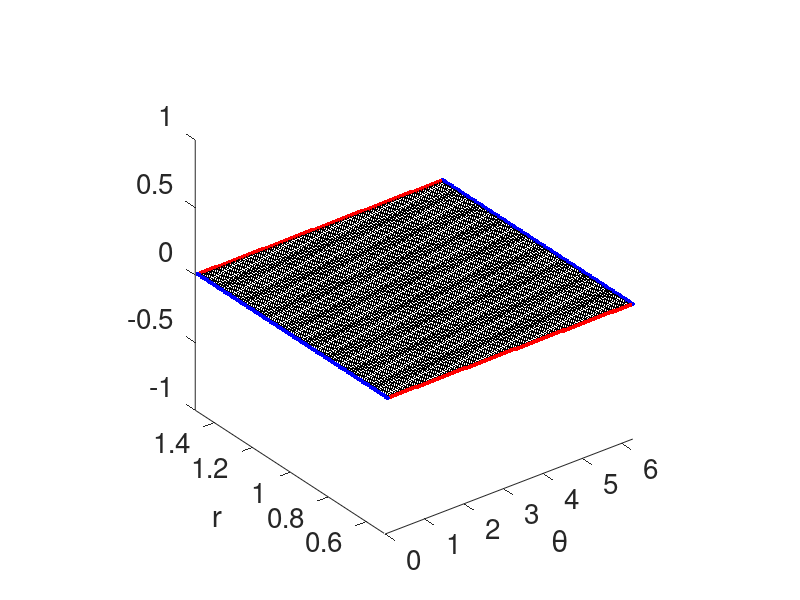

Source code (MATLAB): (Note: this script raises an error after producing the figure.)
clear

m = 100;

theta = (1:m) * 2 * pi / m;
d_theta = diff(theta);
d_theta = d_theta(1);

inner_r = 0.5;
outer_r = 1.5 ;

r = linspace(outer_r, inner_r, m);
dr = diff(r);
dr = abs(dr(1));

theta_all = repmat(theta, m, 1);
theta_all = reshape(theta_all, m^2, 1);

r_all = diag(r);
r_all = repmat(r_all, m, m);
r_all = diag(r_all);

z = zeros(size(r_all));

figure
plot3(theta_all, r_all, z, 'k.', 'MarkerSize', 5)
xlabel('\theta')
ylabel('r')

top = find(r_all == outer_r);
hold on
plot3(theta_all(top), r_all(top), z(top), 'r.', 'MarkerSize', 10)

bottom = find(r_all == inner_r);
hold on
plot3(theta_all(bottom), r_all(bottom), z(bottom), 'r.', 'MarkerSize', 10)

left_jump = find(theta_all == theta(1));
hold on
plot3(theta_all(left_jump), r_all(left_jump), z(left_jump), 'b.', 'MarkerSize', 10)

right_jump = find(theta_all == theta(end));
hold on
plot3(theta_all(right_jump), r_all(right_jump), z(right_jump), 'b.', 'MarkerSize', 10)
set(gca, 'FontSize', 20)
axis square
axis([0 2*pi 0.5 1.5 -1 1])

w = 1.99;
k = 1;
sigma = 0.2;

N = length(r_all);
extra = length(top);
L_dagger = NaN(N+2*extra, N);

b = -ones(N+2*extra, 1);
b(N+1:end) = 0;
% T_bar = 20.739357674673091; % from sims
T_bar = 20.929154018932547; % from flux

counter = 1;

for i = 1:N
    temp = zeros(1, N);
    temp_bc = temp;

    if r_all(i) ~= inner_r && r_all(i) ~= outer_r
        temp(i) = -BBT11(theta_all(i), r_all(i))/d_theta^2 - BBT22(theta_all(i), r_all(i))/dr^2;

        up = i - 1;
        down = i + 1;
        
        temp(up) = g(theta_all(i) , r_all(i)) / (2*dr) + 0.5*BBT22(theta_all(i), r_all(i)) / dr^2;
        temp(down) = -g(theta_all(i) , r_all(i)) / (2*dr) + 0.5*BBT22(theta_all(i), r_all(i)) / dr^2;

        left = i - m;
        right = i + m;
    
        if theta_all(i) == theta(1)
            left = i + m*(m-1);
        elseif theta_all(i) == theta(end)
            right = i - m*(m-1);
        end

        temp(right) = f(theta_all(i), r_all(i)) / (2*d_theta) + 0.5*BBT11(theta_all(i), r_all(i)) / d_theta^2;
        temp(left) = -f(theta_all(i), r_all(i)) / (2*d_theta) + 0.5*BBT11(theta_all(i), r_all(i)) / d_theta^2;

        if theta_all(i) == theta(1)
            b(i) = b(i) + T_bar * (f(theta_all(i), r_all(i)) / (2*d_theta) - 0.5*BBT11(theta_all(i), r_all(i)) / d_theta^2);
        end

        if theta_all(i) == theta(end)
            b(i) = b(i) + T_bar * (f(theta_all(i), r_all(i)) / (2*d_theta) + 0.5*BBT11(theta_all(i), r_all(i)) / d_theta^2);
        end
    
        NW = i - m - 1;
        SW = i - m + 1;
        NE = i + m - 1;
        SE = i + m + 1;
    
        if theta_all(i) == theta(1)
            NW = i + m*(m-1) - 1; 
            SW = i + m*(m-1) + 1;
        elseif theta_all(i) == theta(end)
            NE = i - m*(m-1) - 1;
            SE = i - m*(m-1) + 1;
        end

        temp(NE) = BBT12(theta_all(i), r_all(i)) / (4*d_theta*dr);
        temp(SE) = -BBT12(theta_all(i), r_all(i)) / (4*d_theta*dr);
        temp(NW) = -BBT12(theta_all(i), r_all(i)) / (4*d_theta*dr);
        temp(SW) = BBT12(theta_all(i), r_all(i)) / (4*d_theta*dr);

        L_dagger(i, :) = temp;
        disp(i/N*100)

    elseif r_all(i) == outer_r
        temp(i) = g(theta_all(i), r_all(i)) * (1/dr) * (3/2) ...
                    - BBT11(theta_all(i), r_all(i)) / d_theta^2 ...
                    + 0.5 * BBT22(theta_all(i), r_all(i)) / dr^2;

        down = i + 1;
        down2 = i + 2;
        
        temp(down) = g(theta_all(i), r_all(i)) * (1/dr) * (-2) ...
                        - BBT22(theta_all(i), r_all(i)) / dr^2;

        temp(down2) = g(theta_all(i), r_all(i)) * (1/dr) * (1/2) ...
                        + 0.5 * BBT22(theta_all(i), r_all(i)) / dr^2;


        left = i - m;
        right = i + m;
    
        if theta_all(i) == theta(1)
            left = i + m*(m-1);
        elseif theta_all(i) == theta(end)
            right = i - m*(m-1);
        end

        temp(right) = f(theta_all(i), r_all(i)) / (2*d_theta) ...
                        + 0.5 * BBT11(theta_all(i), r_all(i)) / d_theta^2 ...
                        + (1/dr) * BBT12(theta_all(i), r_all(i)) * (3/2) / (2 * d_theta);
        temp(left) = -f(theta_all(i), r_all(i)) / (2*d_theta) ...
                        + 0.5 * BBT11(theta_all(i), r_all(i)) / d_theta^2 ...
                        - (1/dr) * BBT12(theta_all(i), r_all(i)) * (3/2) / (2 * d_theta);

        if theta_all(i) == theta(1)
            b(i) = b(i) + T_bar * (f(theta_all(i), r_all(i)) / (2*d_theta)...
                            - 0.5 * BBT11(theta_all(i), r_all(i)) / d_theta^2 ...
                            + (1/dr) * BBT12(theta_all(i), r_all(i)) * (3/2) / (2 * d_theta));
        end

        if theta_all(i) == theta(end)
            b(i) = b(i) + T_bar * (f(theta_all(i), r_all(i)) / (2*d_theta)...
                            + 0.5 * BBT11(theta_all(i), r_all(i)) / d_theta^2 ...
                            + (1/dr) * BBT12(theta_all(i), r_all(i)) * (3/2) / (2 * d_theta));
        end
                    
        
        DL = i - m + 1;
        DR = i + m + 1;
        DDL = i - m + 2;
        DDR = i + m + 2;
    
        if theta_all(i) == theta(1)
            DL = i + m*(m-1) + 1;
            DDL = DL + 1;
        elseif theta_all(i) == theta(end)
            DR = i - m*(m-1) + 1;
            DDR = DR + 1;
        end

        temp(DR) = -BBT12(theta_all(i), r_all(i)) / dr / d_theta;
        temp(DL) = BBT12(theta_all(i), r_all(i)) / dr / d_theta;

        temp(DDR) = BBT12(theta_all(i), r_all(i)) / dr / 4 / d_theta;
        temp(DDL) = -BBT12(theta_all(i), r_all(i)) / dr / 4 / d_theta;


        if theta_all(i) == theta(1)
            b(i) = b(i) + T_bar * (-BBT12(theta_all(i), r_all(i)) / dr / d_theta...
                                       +BBT12(theta_all(i), r_all(i)) / dr / 4 / d_theta);
        end

        if theta_all(i) == theta(end)
            b(i) = b(i) + T_bar * (-BBT12(theta_all(i), r_all(i)) / dr / d_theta...
                                       +BBT12(theta_all(i), r_all(i)) / dr / 4 / d_theta);
        end

        temp_bc(i) = BBT22(theta_all(i), r_all(i)) / dr * (3/2);
        temp_bc(right) = BBT12(theta_all(i), r_all(i)) / 2 / d_theta;
        temp_bc(left) = -BBT12(theta_all(i), r_all(i)) / 2 / d_theta;
        temp_bc(down) = BBT22(theta_all(i), r_all(i)) / dr * (-2);
        temp_bc(down2) = BBT22(theta_all(i), r_all(i)) / dr * (1/2);

        if theta_all(i) == theta(1)
            b(N+counter) = b(N+counter) + T_bar * (BBT12(theta_all(i), r_all(i)) / 2 / d_theta);
        end

        if theta_all(i) == theta(end)
            b(N+counter) = b(N+counter) + T_bar * (BBT12(theta_all(i), r_all(i)) / 2 / d_theta);
        end

        L_dagger(i, :) = temp;
        L_dagger(N+counter, :) = temp_bc;
        counter = counter + 1;
        disp(i/N*100)
    elseif r_all(i) == inner_r
        temp(i) = g(theta_all(i), r_all(i)) * (1/dr) * (-3/2) ...
                    - BBT11(theta_all(i), r_all(i)) / d_theta^2 ...
                    + 0.5 * BBT22(theta_all(i), r_all(i)) / dr^2;

        up = i - 1;
        up2 = i - 2;
        
        temp(up) = g(theta_all(i), r_all(i)) * (1/dr) * (2) ...
                        - BBT22(theta_all(i), r_all(i)) / dr^2;

        temp(up2) = g(theta_all(i), r_all(i)) * (1/dr) * (-1/2) ...
                        + 0.5 * BBT22(theta_all(i), r_all(i)) / dr^2;


        left = i - m;
        right = i + m;
    
        if theta_all(i) == theta(1)
            left = i + m*(m-1);
        elseif theta_all(i) == theta(end)
            right = i - m*(m-1);
        end

        temp(right) = f(theta_all(i), r_all(i)) / (2*d_theta) ...
                        + 0.5 * BBT11(theta_all(i), r_all(i)) / d_theta^2 ...
                        + (1/dr) * BBT12(theta_all(i), r_all(i)) * (-3/2) / (2 * d_theta);
        temp(left) = -f(theta_all(i), r_all(i)) / (2*d_theta) ...
                        + 0.5 * BBT11(theta_all(i), r_all(i)) / d_theta^2 ...
                        - (1/dr) * BBT12(theta_all(i), r_all(i)) * (-3/2) / (2 * d_theta);

        if theta_all(i) == theta(1)
            b(i) = b(i) + T_bar * (f(theta_all(i), r_all(i)) / (2*d_theta)...
                            - 0.5 * BBT11(theta_all(i), r_all(i)) / d_theta^2 ...
                            - (1/dr) * BBT12(theta_all(i), r_all(i)) * (3/2) / (2 * d_theta));
        end

        if theta_all(i) == theta(end)
            b(i) = b(i) + T_bar * (f(theta_all(i), r_all(i)) / (2*d_theta)...
                            + 0.5 * BBT11(theta_all(i), r_all(i)) / d_theta^2 ...
                            - (1/dr) * BBT12(theta_all(i), r_all(i)) * (3/2) / (2 * d_theta));
        end
                    
        
        UL = i - m - 1;
        UR = i + m - 1;
        UUL = i - m - 2;
        UUR = i + m - 2;
    
        if theta_all(i) == theta(1)
            UL = i + m*(m-1) - 1;
            UUL = UL - 1;
        elseif theta_all(i) == theta(end)
            UR = i - m*(m-1) - 1;
            UUR = DR - 1;
        end

        temp(UR) = BBT12(theta_all(i), r_all(i)) / dr / d_theta;
        temp(UL) = -BBT12(theta_all(i), r_all(i)) / dr / d_theta;

        temp(UUR) = -BBT12(theta_all(i), r_all(i)) / dr / 4 / d_theta;
        temp(UUL) = BBT12(theta_all(i), r_all(i)) / dr / 4 / d_theta;


        if theta_all(i) == theta(1)
            b(i) = b(i) + T_bar * (BBT12(theta_all(i), r_all(i)) / dr / d_theta...
                                       -BBT12(theta_all(i), r_all(i)) / dr / 4 / d_theta);
        end

        if theta_all(i) == theta(end)
            b(i) = b(i) + T_bar * (BBT12(theta_all(i), r_all(i)) / dr / d_theta...
                                       -BBT12(theta_all(i), r_all(i)) / dr / 4 / d_theta);
        end

        temp_bc(i) = BBT22(theta_all(i), r_all(i)) / dr * (-3/2);
        temp_bc(right) = BBT12(theta_all(i), r_all(i)) / 2 / d_theta;
        temp_bc(left) = -BBT12(theta_all(i), r_all(i)) / 2 / d_theta;
        temp_bc(up) = BBT22(theta_all(i), r_all(i)) / dr * (2);
        temp_bc(up2) = BBT22(theta_all(i), r_all(i)) / dr * (-1/2);

        if theta_all(i) == theta(1)
            b(N+counter) = b(N+counter) + T_bar * (BBT12(theta_all(i), r_all(i)) / 2 / d_theta);
        end

        if theta_all(i) == theta(end)
            b(N+counter) = b(N+counter) + T_bar * (BBT12(theta_all(i), r_all(i)) / 2 / d_theta);
        end

        L_dagger(i, :) = temp;
        L_dagger(N+counter, :) = temp_bc;
        counter = counter + 1;
        disp(i/N*100)
    end
end

T = L_dagger \ b;
T = T - min(T);

figure 
plot3(theta_all, r_all, T, '.')
xlabel('\theta')
ylabel('r')
zlabel('T')
set(gca, 'FontSize', 20)
axis square

theta = reshape(theta_all, m, m);
r = reshape(r_all, m, m);
T = reshape(T, m, m);

X = r .* cos(theta);
Y = r .* sin(theta);

figure
contourf(X, Y, T, 60)
xlabel('x')
ylabel('y')
set(gca, 'FontSize', 20)
axis square
colorbar

% save('T_matrix', 'X', 'Y', 'T')
